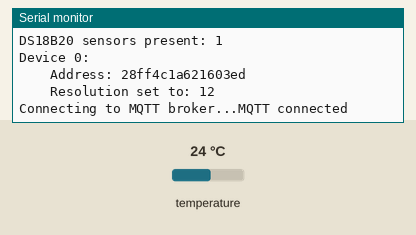
Simulated run of this sketch. Board: ESP8266 (NodeMCU). On the bench: the last lines printed to the serial monitor. The inputs (shaded band) are chosen by the test bench; at power-on: temperature 24 °C. WiFi joins after 1.5 s; servers stay silent unless stated; random numbers use the default seed unless the sketch sets one; no MQTT or app messages arrive unless stated.

Above: at 3.6 s.
3.7 s: temperature set to 12 °C
At 7.9 s:
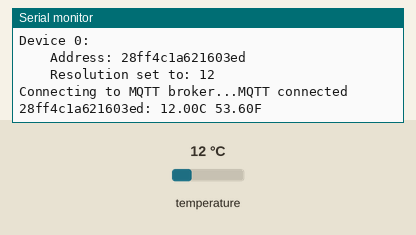
8.2 s: temperature set to 19 °C
At 13.0 s:
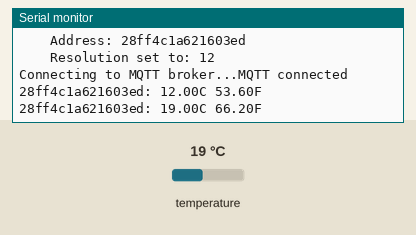

The sketch:

temp_sensor.ino
```cpp
#include <OneWire.h>
#include <DallasTemperature.h>
#include <WiFiClient.h>
#include <ESP8266WiFi.h>
#include <PubSubClient.h>

// WIFI SETUP
const char* ssid = "NOPE";
const char* password = "NADA";


// MQTT SETUP
const char* mqtt_broker = "NUH-UH";
const char* mqtt_topic  = "test/test";
WiFiClient wifi_client;
PubSubClient mqtt_client(wifi_client);
#define MQTT_MESSAGE_SIZE 128
char mqtt_message[MQTT_MESSAGE_SIZE];


// DS18B20 SETUP
#define ONE_WIRE_PIN D3
#define MAX_ONE_WIRE_DEVICES 15

OneWire one_wire(ONE_WIRE_PIN);
DallasTemperature DS18B20(&one_wire);

int temp_sensor_count;

DeviceAddress device_addresses[MAX_ONE_WIRE_DEVICES];

// millis time of last measurement
long last_temp_measurement_ms;
// how often to measure temperature
const int temp_measurement_freq_ms = 5000;

// Various resolutions are available for DS18B20 temp sensor
// See https://cdn-shop.adafruit.com/datasheets/DS18B20.pdf
/*
 * Mode    Resolution  Conversion time
 * 9 bits  0.5°   C     93.75 ms
 * 10 bits 0.25°  C    187.5  ms
 * 11 bits 0.125° C    375    ms
 * 12 bits 0.0625°C    750    ms
 */
const int DS18B20_RESOLUTION = 12;


String DeviceIdToString(DeviceAddress deviceAddress)
{
   String s;

   for (uint8_t i = 0; i < 8; i++) {
     if (deviceAddress[i] < 16) s += "0";  // zero pad the address if necessary
     s += String(deviceAddress[i], HEX);
   }

   return s;
}

void InitMQTT() {
  // We'll need to randomly generate a client ID later.
  randomSeed(micros());

  mqtt_client.setServer(mqtt_broker, 1883);
}

// Thanks to https://github.com/knolleary/pubsubclient/blob/master/examples/mqtt_esp8266/mqtt_esp8266.ino
void ConnectMQTT() {
  // Loop until we're connected
  while (!mqtt_client.connected()) {
    Serial.print("Connecting to MQTT broker...");
    // Create a random client ID
    String clientId = "esp8266_";
    clientId += String(random(0xffff), HEX);

    // Attempt to connect
    if (mqtt_client.connect(clientId.c_str())) {
      Serial.println("MQTT connected");
    } else {
      Serial.print("MQTT connection failed, rc=");
      Serial.print(mqtt_client.state());
      Serial.println(" ...trying again in 5 seconds");

      delay(5000);
    }
  }
}

void InitWifi() {
  WiFi.begin(ssid, password);

  while (WiFi.status() != WL_CONNECTED) {
    delay(333);
    Serial.println("...waiting for Wi-Fi connection...");
  }

  Serial.println("");
  Serial.print("Wireless network SSID: ");
  Serial.println(ssid);
  Serial.print("Local IP address:      ");
  Serial.println(WiFi.localIP());
  Serial.println("");
}

void InitDS18B20() {
  DS18B20.begin();

  Serial.println("");
  Serial.print("DS18B20 parasite power:  ");
  if (DS18B20.isParasitePowerMode()) {
    Serial.println("ENABLED");
  } else {
    Serial.println("DISABLED");
  }

  temp_sensor_count = DS18B20.getDeviceCount();
  Serial.print("DS18B20 sensors present: ");
  Serial.print(temp_sensor_count);
  Serial.println("");
  Serial.println("");

  last_temp_measurement_ms = millis();
  DS18B20.requestTemperatures();

  for(int i = 0; i < temp_sensor_count; i++){
    Serial.print("Device ");
    Serial.print(i, DEC);
    Serial.println(":");

    if(DS18B20.getAddress(device_addresses[i], i)){
      Serial.print("    Address: ");
      Serial.println(DeviceIdToString(device_addresses[i]));
    } else {
      Serial.println("    WARNING!  This device has no address.  Please verify that it is connected properly.");
    }

    DS18B20.setResolution(device_addresses[i], DS18B20_RESOLUTION);

    Serial.print("    Resolution set to: ");
    Serial.print(DS18B20.getResolution(device_addresses[i]));

    Serial.println("");
  }
  Serial.println("");
  Serial.println("");
}

void setup() {
  Serial.begin(115200);

  InitWifi();

  InitMQTT();

  InitDS18B20();
}

void loop() {
  long now = millis();

  if (!mqtt_client.connected()) {
    ConnectMQTT();
  }
  mqtt_client.loop();


  if (temp_measurement_freq_ms + last_temp_measurement_ms < now) {
    for (int i = 0; i < temp_sensor_count; i++) {
      float celsius_reading = DS18B20.getTempC(device_addresses[i]);
      float fahrenheit_reading = DS18B20.getTempF(device_addresses[i]);

      // publish formatted message to MQTT topic
      snprintf(
        mqtt_message,
        MQTT_MESSAGE_SIZE,
        "{ \"device_id\": \"%s\", \"temp_c\": %.2f, \"temp_f\": %.2f }",
        DeviceIdToString(device_addresses[i]).c_str(),  // snprintf wants a const char*
        celsius_reading,
        fahrenheit_reading
      );
      mqtt_client.publish(mqtt_topic, mqtt_message);

      // let there be terminal spam
      Serial.print(DeviceIdToString(device_addresses[i]));
      Serial.print(": ");
      Serial.print(celsius_reading);
      Serial.print("C ");
      Serial.print(fahrenheit_reading);
      Serial.print("F ");
      Serial.println("");
    }

    // If you're using a low resolution (quicker measurement times),
    // then you can probably set this to false.
    DS18B20.setWaitForConversion(true);

    DS18B20.requestTemperatures();

    last_temp_measurement_ms = millis();
  }
}
```

Measured:
- after the input at 3.7 s, the serial monitor: prints a new line after 3.0 s (image 1)
- after the input at 8.2 s, the serial monitor: prints a new line after 4.3 s (image 2)
